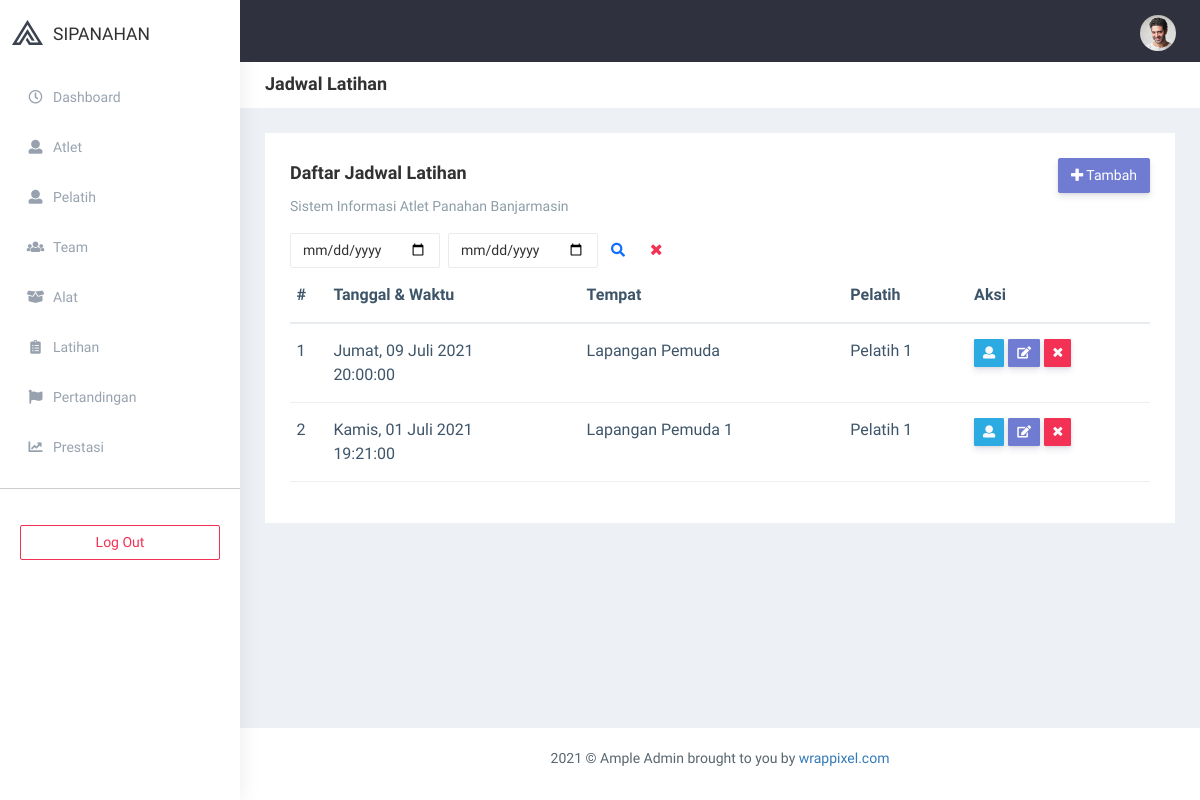
Page /index.php/latihan on the committed database.
### tables this page shows
CREATE TABLE `latihan` (
  `id` int(11) NOT NULL,
  `tempat` varchar(255) NOT NULL,
  `tanggal` date NOT NULL,
  `waktu` time NOT NULL,
  `user_id` int(11) NOT NULL,
  `deskripsi` text NOT NULL
);

CREATE TABLE `users` (
  `id` int(11) NOT NULL,
  `nama` varchar(50) NOT NULL,
  `email` varchar(100) NOT NULL,
  `username` varchar(100) NOT NULL,
  `password` varchar(255) NOT NULL,
  `level` int(11) NOT NULL,
  `status` int(11) NOT NULL,
  `tim_id` int(11) DEFAULT NULL,
  `image` varchar(100) NOT NULL
);

### application/controllers/Latihan.php (called while the page is built, shortened)
<?php
class Latihan extends CI_Controller {
	function __construct() {
        $this->load->model(['m_app']);
    }
    public function index() {
        $date   = null;
        $var    = [
            'page'  =>  'admin/latihan',
            'title' =>  'Jadwal Latihan',
            'latihan'   =>  $this->m_app->getLatihan(null, null, $date)->result(),
            'user'  =>  $this->m_app->getPelatih()->result(),
            'anggota'   =>  $this->m_app->getAnggota()->result(),
        ];
        $this->load->view('layout/admin', $var);
    }
}

### index.php (called while the page is built, shortened)
<?php
require_once BASEPATH.'core/CodeIgniter.php';

### application/models/M_app.php (called while the page is built, shortened)
<?php defined('BASEPATH') OR exit('No direct script access allowed');
class M_app extends CI_Model {
    function getAnggota($var = null) {
        $this->db->select('users.*, tim.id AS tim_id, tim.tim');
        $this->db->from('users');
        $this->db->join('tim', 'tim.id = users.tim_id');
        $this->db->where('level', 3);
        $this->db->order_by('id', 'DESC');
    	return $this->db->get();
    }
    function getPelatih($var = null) {
        $this->db->select('users.*, tim.id AS tim_id, tim.tim');
        $this->db->from('users');
        $this->db->join('tim', 'tim.id = users.tim_id');
        $this->db->where('level', 2);
        $this->db->order_by('id', 'DESC');
    	return $this->db->get();
    }
    function getLatihan($var = null, $user_id = null, $date = null) {
        $this->db->select('latihan.*, users.id AS user_id, users.nama');
        $this->db->from('latihan');
        $this->db->order_by('id', 'DESC');
        $this->db->join('users', 'users.id = latihan.user_id');
    	return $this->db->get();
    }
    function getKehadiran($var = null, $user_id = null) {
        $this->db->select('kehadiran.*, users.id AS user_id, users.nama, latihan.id AS latihan_id, latihan.tempat');
        $this->db->from('kehadiran');
        if ($var != null) {
            $this->db->where('kehadiran.latihan_id', $var);
        }
        $this->db->order_by('id', 'DESC');
        $this->db->join('users', 'users.id = kehadiran.user_id');
        $this->db->join('latihan', 'latihan.id = kehadiran.latihan_id');
    	return $this->db->get();
    }
}

### application/helpers/custom_helper.php (called while the page is built, shortened)
<?php if ( ! defined('BASEPATH')) exit('No direct script access allowed');
    if ( ! function_exists('bulan'))
    {
        function bulan($bln)
        {
            switch ($bln)
            {
                case 7:
                    return "Juli";
                    break;
            }
        }
    }
    if ( ! function_exists('longdate_indo'))
    {
        function longdate_indo($tanggal)
        {
            $ubah = gmdate($tanggal, time()+60*60*8);
            $pecah = explode("-",$ubah);
            $tgl = $pecah[2];
            $bln = $pecah[1];
            $thn = $pecah[0];
            $bulan = bulan($pecah[1]);
            $nama = date("l", mktime(0,0,0,$bln,$tgl,$thn));
            $nama_hari = "";
            if($nama=="Sunday") {$nama_hari="Minggu";}
            else if($nama=="Monday") {$nama_hari="Senin";}
            else if($nama=="Tuesday") {$nama_hari="Selasa";}
            else if($nama=="Wednesday") {$nama_hari="Rabu";}
            else if($nama=="Thursday") {$nama_hari="Kamis";}
            else if($nama=="Friday") {$nama_hari="Jumat";}
            else if($nama=="Saturday") {$nama_hari="Sabtu";}
            return $nama_hari.', '.$tgl.' '.$bulan.' '.$thn;
        }
    }

### application/views/admin/latihan.php (the view, shortened to what this page needs)
<div class="row">
    <div class="col-sm-12">
        <div class="white-box">
            <div class="row">
                <div class="col-md-6">
                    <h3 class="box-title">Daftar <?= $title ?></h3>
                    <p class="text-muted">Sistem Informasi Atlet Panahan Banjarmasin</p>
                </div>
                <div class="col-md-6 text-right" >
                    <a name="" id="" class="btn btn-primary" href="#" role="button" data-toggle="modal" data-target="#create"><i class="fa fa-plus" aria-hidden="true"></i> Tambah</a>
                </div>
                <div class="col-md-6">
                    <form role="search" action="<?php echo site_url('latihan')?>" method="get" class="app-search d-flex me-5">
                        <input type="date" placeholder="" value="<?php echo $_GET['a'] ?? '' ?>" name="a" class="form-control mt-0 w-50 mr-2">
                        <input type="date" placeholder="Cari Nama..." value="<?php echo $_GET['b'] ?? '' ?>" name="b" class="form-control mt-0 w-50">
                        <button type="submit" class="btn btn-link"><i class="fa fa-search"></i></button>
                        <a name="" id="" class="btn btn-link text-danger" href="<?php echo site_url('latihan')?>" role="button"><i class="fa fa-times"></i></a>
                    </form>
                </div>
            </div>
            <div class="table-responsive">
                <table class="table text-nowrap">
                    <thead>
                        <tr>
                            <th class="border-top-0">#</th>
                            <th class="border-top-0">Tanggal & Waktu</th>
                            <th class="border-top-0">Tempat</th>
                            <th class="border-top-0">Pelatih</th>
                            <th class="border-top-0">Aksi</th>
                        </tr>
                    </thead>
                    <tbody>
                    <?php foreach ($latihan as $x => $data):?>
                        <tr>
                            <td><?= $x+1 ?></td>
                            <td><?= longdate_indo($data->tanggal) ?> <br> <?= $data->waktu ?></td>
                            <td><?= $data->tempat ?></td>
                            <td><?= $data->nama ?></td>
                            <td>
                                <div class="text-center">
                                    <span>
                                        <a style="cursor: pointer;" data-toggle="modal" data-target="#show_<?=$data->id?>">
                                            <button class="btn btn-sm btn-info mr-1"  data-placement="top"
                                                    title="" data-original-title="Peserta" style="float:left;">
                                                <i class="fa fa-user" style="color: #fafafa;"></i>
                                            </button>
                                        </a>
                                        <a style="cursor: pointer;" data-toggle="modal" data-target="#update_<?=$data->id?>">
                                            <button class="btn btn-sm btn-primary mr-1"  data-placement="top"
                                                    title="" data-original-title="Edit" style="float:left;">
                                                <i class="fa fa-edit"></i>
                                            </button>
                                        </a>
                                        <a href="<?php echo site_url().'/admin/destroy/latihan/'.$data->id; ?>" class="btnDelete">
                                            <button class="btn btn-sm btn-danger" data-toggle="tooltip" data-placement="top" title="" data-original-title="Delete" type="submit" style="float:left;">
                                                <i class="fa fa-times" style="color: #fafafa;"></i>
                                            </button>
                                        </a>
                                    </span>
                                </div>
                            </td>
                        </tr>
                    <?php endforeach; ?>
                    </tbody>
                </table>
            </div>
        </div>
    </div>
</div>

### rows in the picture
latihan: tanggal "Jumat, 09 Juli 2021", waktu "20:00:00", tempat "Lapangan Pemuda", user.nama "Pelatih 1"
latihan: tanggal "Kamis, 01 Juli 2021", waktu "19:21:00", tempat "Lapangan Pemuda 1", user.nama "Pelatih 1"

### other values in the picture
$title "Jadwal Latihan"
